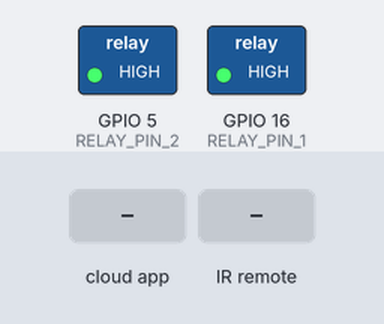
A sketch run on a simulated ESP32. Shown: switched loads named in the sketch (green lamp = pin HIGH). The inputs (shaded band) are chosen by the test bench. WiFi joins after 1.5 s; servers stay silent unless stated; what the sketch prints to the serial monitor is not drawn.

Above: at 2.7 s.
2.8 s: the phone or cloud app sets Luz.Principal to 0
At 4.0 s:
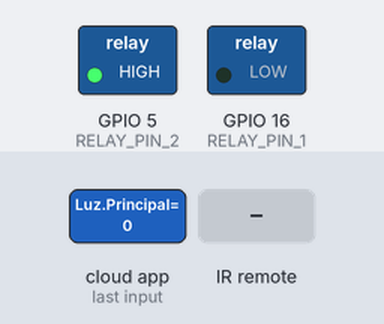
4.3 s: the phone or cloud app sets Ventilador to 0
At 5.4 s:
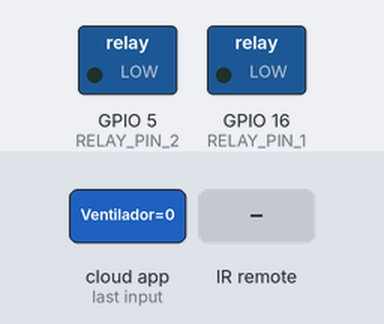
7.3 s: the phone or cloud app sets Luz.Principal to 1
At 7.6 s:
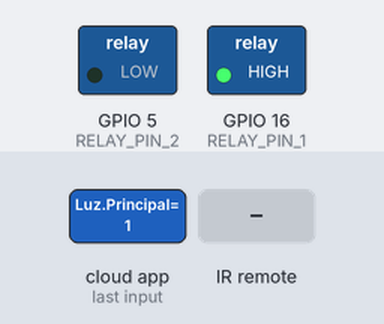
8.8 s: infrared code 0x680FB8 received
At 9.9 s:
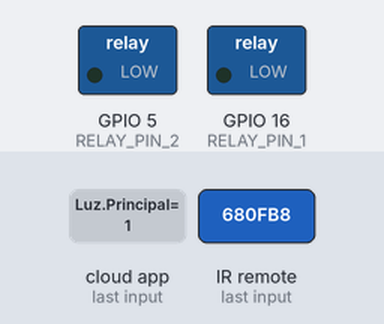
10.3 s: infrared code 0x906878 received
At 11.1 s:
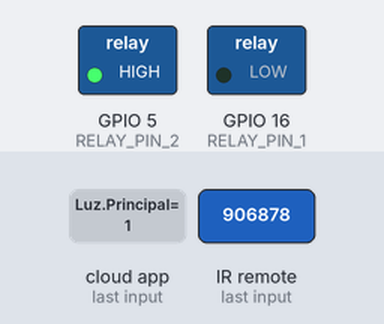
Timing chart, 0 to 13.3 s (numbered marks = the images above; inputs shaded):
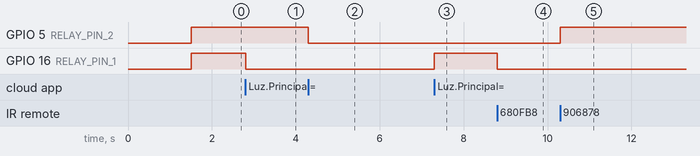

The sketch:

server.ino
```cpp
//#include <ESP8266WiFi.h>
#include <Arduino.h>
#include <DNSServer.h>
//#include <ESP8266WebServer.h>
#include <WiFiManager.h>
#include "fauxmoESP.h"
#include <RCSwitch.h>

#include <HTTPClient.h>

#define RF_RECEIVER 2
#define RELAY_PIN_1 16
#define RELAY_PIN_2 5
#define SERIAL_BAUDRATE 115200
#define WIFI_SSID "TR0J4N_H0RS3"
#define WIFI_PASS "369258147147Giba"
#define LAMP_1 "Luz Principal"
#define LAMP_2 "Ventilador"


String UrlApi ="http://localhost:50706/api/v1/postlastip?Oauth=MyKeyApiEndPoitn_ArduinoIpSetings";


bool Trehad = false;

fauxmoESP fauxmo;

RCSwitch mySwitch = RCSwitch();

void DispConfig() {


  WiFiManager wifiManager;

  wifiManager.resetSettings();

  wifiManager.autoConnect("QuartoGiba");

  Serial.println("connected...yeey :)");
}

void wifiSetup() {
  WiFi.mode(WIFI_STA);

  Serial.printf("[WIFI] Connecting to %s ", WIFI_SSID);
  WiFi.begin(WIFI_SSID, WIFI_PASS);

  while (WiFi.status() != WL_CONNECTED) {
    Serial.print(".");
    delay(100);
  }
  Serial.println();

  Serial.printf("[WIFI] STATION Mode, SSID: %s, IP address: %s\n", WiFi.SSID().c_str(), WiFi.localIP().toString().c_str());
}

void setup() {

  Serial.begin(SERIAL_BAUDRATE);
  Serial.println();

  wifiSetup();

  pinMode(RELAY_PIN_1, OUTPUT);
  digitalWrite(RELAY_PIN_1, HIGH);

  pinMode(RELAY_PIN_2, OUTPUT);
  digitalWrite(RELAY_PIN_2, HIGH);

  mySwitch.enableReceive(RF_RECEIVER);  // Receiver on interrupt 0 => that is pin #2

  fauxmo.createServer(true); // not needed, this is the default value
  fauxmo.setPort(80); // This is required for gen3 devices

  fauxmo.enable(true);

  fauxmo.addDevice(LAMP_1);
  fauxmo.addDevice(LAMP_2);

  fauxmo.onSetState([](unsigned char device_id, const char* device_name, bool state, unsigned char value) {

    Serial.printf("[MAIN] Device #%d (%s) state: %s value: %d\n", device_id, device_name, state ? "ON" : "OFF", value);
    if ((strcmp(device_name, LAMP_1) == 0)) {
      // this just sets a variable that the main loop() does something about
      Serial.println("RELAY 1 switched by Alexa");
      //digitalWrite(RELAY_PIN_1, !digitalRead(RELAY_PIN_1));
      if (state) {
        digitalWrite(RELAY_PIN_1, HIGH);

      }
      else {
        digitalWrite(RELAY_PIN_1, LOW);
      }
    }
    if ((strcmp(device_name, LAMP_2) == 0)) {
      // this just sets a variable that the main loop() does something about
      Serial.println("RELAY 2 switched by Alexa");
      if (state) {
        digitalWrite(RELAY_PIN_2, HIGH);

      }
      else {
        digitalWrite(RELAY_PIN_2, LOW);

      }
    }
    });

}

void loop() {
  // fauxmoESP uses an async TCP server but a sync UDP server
  // Therefore, we have to manually poll for UDP packets
  fauxmo.handle();

  static unsigned long last = millis();
  if (millis() - last > 5000) {
    last = millis();
    Serial.printf("[MAIN] Free heap: %d bytes\n", ESP.getFreeHeap());
  }

  if (mySwitch.available()) {
    /*Serial.print("Received ");
      Serial.print( mySwitch.getReceivedValue() );
      Serial.print(" / ");
      Serial.print( mySwitch.getReceivedBitlength() );
      Serial.print("bit ");
      Serial.print("Protocol: ");
      Serial.println( mySwitch.getReceivedProtocol() );*/
    if (mySwitch.getReceivedValue() == 6819768) {
      digitalWrite(RELAY_PIN_1, !digitalRead(RELAY_PIN_1));
    }
    if (mySwitch.getReceivedValue() == 9463928) {
      digitalWrite(RELAY_PIN_2, !digitalRead(RELAY_PIN_2));
    }
    delay(600);
    mySwitch.resetAvailable();
  }
}

void EnvioApiIp() {

  if (Trehad = false)
  {
    Trehad = true;

    do {
      if ((WiFi.status() == WL_CONNECTED)) { //Check the current connection status

        HTTPClient http;

        http.begin(UrlApi ); //Specify the URL
        int httpCode = http.GET();  //Make the request

        if (httpCode > 0) { //Check for the returning code

          String payload = http.getString();
          Serial.println(httpCode);
          Serial.println(payload);
        }

        else {
          Serial.println("Error on HTTP request");
        }

        http.end(); //Free the resources
      }

      delay(30000);
    } while (true);
  }
}
```

Measured:
- after the input at 2.8 s, GPIO 16 (RELAY_PIN_1): HIGH → LOW at once
- after the input at 4.3 s, GPIO 5 (RELAY_PIN_2): HIGH → LOW at once
- after the input at 7.3 s, GPIO 16 (RELAY_PIN_1): LOW → HIGH at once
- after the input at 8.8 s, GPIO 16 (RELAY_PIN_1): HIGH → LOW at once
- after the input at 10.3 s, GPIO 5 (RELAY_PIN_2): LOW → HIGH at once
